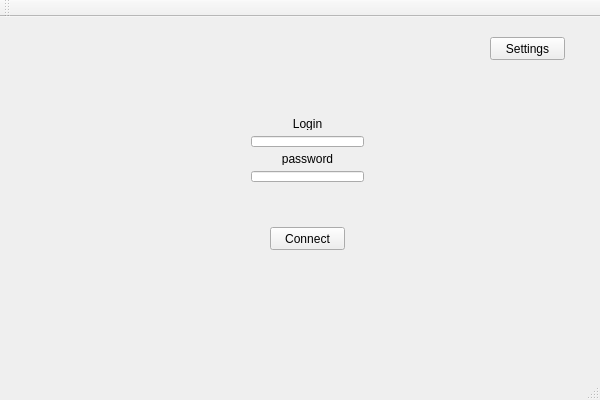
<?xml version="1.0" encoding="UTF-8"?>
<ui version="4.0">
 <class>LogGUIClass</class>
 <widget class="QMainWindow" name="LogGUIClass">
  <property name="geometry">
   <rect>
    <x>0</x>
    <y>0</y>
    <width>600</width>
    <height>400</height>
   </rect>
  </property>
  <property name="windowTitle">
   <string>LogGUI</string>
  </property>
  <widget class="QWidget" name="centralWidget">
   <widget class="QPushButton" name="connect_btn">
    <property name="geometry">
     <rect>
      <x>270</x>
      <y>210</y>
      <width>75</width>
      <height>23</height>
     </rect>
    </property>
    <property name="text">
     <string>Connect</string>
    </property>
   </widget>
   <widget class="QPushButton" name="settings_btn">
    <property name="geometry">
     <rect>
      <x>490</x>
      <y>20</y>
      <width>75</width>
      <height>23</height>
     </rect>
    </property>
    <property name="text">
     <string>Settings</string>
    </property>
   </widget>
   <widget class="QWidget" name="">
    <property name="geometry">
     <rect>
      <x>240</x>
      <y>90</y>
      <width>135</width>
      <height>86</height>
     </rect>
    </property>
    <layout class="QVBoxLayout" name="verticalLayout">
     <item>
      <widget class="QLabel" name="label_login">
       <property name="text">
        <string>Login</string>
       </property>
       <property name="alignment">
        <set>Qt::AlignCenter</set>
       </property>
      </widget>
     </item>
     <item>
      <widget class="QLineEdit" name="login_edit"/>
     </item>
     <item>
      <widget class="QLabel" name="label_psw">
       <property name="text">
        <string>password</string>
       </property>
       <property name="alignment">
        <set>Qt::AlignCenter</set>
       </property>
      </widget>
     </item>
     <item>
      <widget class="QLineEdit" name="psw_edit"/>
     </item>
    </layout>
   </widget>
  </widget>
  <widget class="QMenuBar" name="menuBar">
   <property name="geometry">
    <rect>
     <x>0</x>
     <y>0</y>
     <width>600</width>
     <height>21</height>
    </rect>
   </property>
  </widget>
  <widget class="QToolBar" name="mainToolBar">
   <attribute name="toolBarArea">
    <enum>TopToolBarArea</enum>
   </attribute>
   <attribute name="toolBarBreak">
    <bool>false</bool>
   </attribute>
  </widget>
  <widget class="QStatusBar" name="statusBar"/>
 </widget>
 <layoutdefault spacing="6" margin="11"/>
 <resources>
  <include location="LogGUI.qrc"/>
 </resources>
 <connections/>
</ui>
